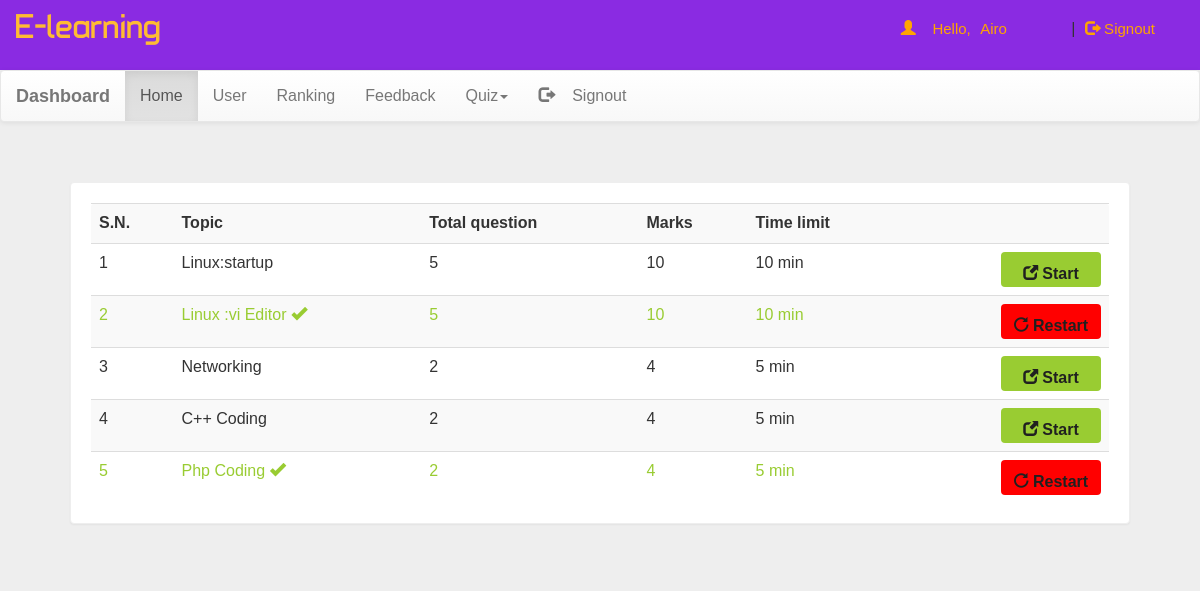
Screenshot of /dash.php (signed in) with the database file from the repository.
### tables this page shows
CREATE TABLE `quiz` (
  `id` int(11) NOT NULL,
  `eid` text NOT NULL,
  `title` varchar(100) NOT NULL,
  `sahi` int(11) NOT NULL,
  `wrong` int(11) NOT NULL,
  `total` int(11) NOT NULL,
  `time` bigint(20) NOT NULL,
  `intro` text NOT NULL,
  `tag` varchar(100) NOT NULL,
  `date` timestamp NOT NULL DEFAULT CURRENT_TIMESTAMP ON UPDATE CURRENT_TIMESTAMP,
  `pdf` varchar(100) NOT NULL
);

### dash.php (the view, shortened to what this page needs)
<!DOCTYPE html PUBLIC "-//W3C//DTD XHTML 1.0 Transitional//EN" "http://www.w3.org/TR/xhtml1/DTD/xhtml1-transitional.dtd">
<html xmlns="http://www.w3.org/1999/xhtml">
<head>
<link  rel="stylesheet" href="css/bootstrap.min.css"/>
 <link  rel="stylesheet" href="css/bootstrap-theme.min.css"/>
 <link rel="stylesheet" href="css/main.css">
 <link  rel="stylesheet" href="css/font.css">
</head>
<body  style="background:#eee;">
<div class="header">
<div class="row">
<div class="col-lg-6">
<span class="logo">E-learning</span></div>
<?php
 include_once 'dbConnection.php';
$email=$_SESSION['email'];
  if(!(isset($_SESSION['email']))){
header("location:index.php");
}
else
{
$name = $_SESSION['name'];;
echo '<span class="pull-right top title1" ><span class="log1"><span class="glyphicon glyphicon-user" aria-hidden="true"></span>&nbsp;&nbsp;&nbsp;&nbsp;Hello,</span> <a href="account.php" class="log log1">'.$name.'</a>&nbsp;|&nbsp;<a href="logout.php?q=account.php" class="log"><span class="glyphicon glyphicon-log-out" aria-hidden="true"></span>&nbsp;Signout</button></a></span>';
}?>
</div></div>
<nav class="navbar navbar-default title1">
  <div class="container-fluid">
    <div class="navbar-header">
      <a class="navbar-brand" href="dash.php?q=0"><b>Dashboard</b></a>
    </div>
    <div class="collapse navbar-collapse" id="bs-example-navbar-collapse-1">
      <ul class="nav navbar-nav">
        <li <?php if(@$_GET['q']==0) echo'class="active"'; ?>><a href="dash.php?q=0">Home<span class="sr-only">(current)</span></a></li>
        <li <?php if(@$_GET['q']==1) echo'class="active"'; ?>><a href="dash.php?q=1">User</a></li>
		<li <?php if(@$_GET['q']==2) echo'class="active"'; ?>><a href="dash.php?q=2">Ranking</a></li>
		<li <?php if(@$_GET['q']==3) echo'class="active"'; ?>><a href="dash.php?q=3">Feedback</a></li>
        <li class="dropdown <?php if(@$_GET['q']==4 || @$_GET['q']==5) echo'active"'; ?>">
          <a href="#" class="dropdown-toggle" data-toggle="dropdown" role="button" aria-haspopup="true" aria-expanded="false">Quiz<span class="caret"></span></a>
        </li><li class="pull-right"> <a href="logout.php?q=account.php"><span class="glyphicon glyphicon-log-out" aria-hidden="true"></span>&nbsp;&nbsp;&nbsp;&nbsp;Signout</a></li>
      </ul>
          </div>
  </div>
</nav>
<div class="container">
<div class="row">
<div class="col-md-12">
<?php if(@$_GET['q']==0) {
$result = mysqli_query($con,"SELECT * FROM quiz ORDER BY date DESC") or die('Error');
echo  '<div class="panel"><div class="table-responsive"><table class="table table-striped title1">
<tr><td><b>S.N.</b></td><td><b>Topic</b></td><td><b>Total question</b></td><td><b>Marks</b></td><td><b>Time limit</b></td><td></td></tr>';
$c=1;
while($row = mysqli_fetch_array($result)) {
	$title = $row['title'];
	$total = $row['total'];
	$sahi = $row['sahi'];
    $time = $row['time'];
	$eid = $row['eid'];
$q12=mysqli_query($con,"SELECT score FROM history WHERE eid='$eid' AND email='$email'" )or die('Error98');
$rowcount=mysqli_num_rows($q12);
if($rowcount == 0){
	echo '<tr><td>'.$c++.'</td><td>'.$title.'</td><td>'.$total.'</td><td>'.$sahi*$total.'</td><td>'.$time.'&nbsp;min</td>
	<td><b><a href="account.php?q=quiz&step=2&eid='.$eid.'&n=1&t='.$total.'" class="pull-right btn sub1" style="margin:0px;background:#99cc32"><span class="glyphicon glyphicon-new-window" aria-hidden="true"></span>&nbsp;<span class="title1"><b>Start</b></span></a></b></td></tr>';
}
else
{
echo '<tr style="color:#99cc32"><td>'.$c++.'</td><td>'.$title.'&nbsp;<span title="This quiz is already solve by you" class="glyphicon glyphicon-ok" aria-hidden="true"></span></td><td>'.$total.'</td><td>'.$sahi*$total.'</td><td>'.$time.'&nbsp;min</td>
	<td><b><a href="update.php?q=quizre&step=25&eid='.$eid.'&n=1&t='.$total.'" class="pull-right btn sub1" style="margin:0px;background:red"><span class="glyphicon glyphicon-repeat" aria-hidden="true"></span>&nbsp;<span class="title1"><b>Restart</b></span></a></b></td></tr>';
}
}
echo '</table></div></div>';
}
?>
</div>
</div></div>
</body>
</html>

### css/main.css (style rules this page uses)
body { overflow-x:hidden; width:100%; font: 15px "Century Gothic", "Times Roman", sans-serif; background:#eee; min-height:550px; background-attachment:fixed; }
.panel { border-color:#eee; margin:40px; padding:20px; font: 15px "Century Gothic", "Times Roman", sans-serif; }
.header { background:blueviolet; height:70px; }
.logo { font-family:'typo'; font-size:35px; color:#ffbb33; margin:15px; }
.title1 { font: 16px "Century Gothic", "Times Roman", sans-serif; }
.sub1 { width:90px; color:#202020; background:orange; font-size:15px; height:35px; margin:20px; padding:10px; width:100px; }
.top { margin-top:20px; }
.log1 { font: 15px 'Ubuntu', sans-serif; color:orange; margin-left:10px; }
.log { margin:10px; margin-right:60px; margin-left:5px; color:orange; text-decoration:none; font-size:20px; font-size:15px; }

### rows the page displays
quiz: title "Linux:startup", total "5", $sahi*$total "10", time "10"
quiz: title "Linux :vi Editor", total "5", $sahi*$total "10", time "10"
quiz: title "Networking", total "2", $sahi*$total "4", time "5"
quiz: title "C++ Coding", total "2", $sahi*$total "4", time "5"
quiz: title "Php Coding", total "2", $sahi*$total "4", time "5"

### other values shown
$name "Airo"
